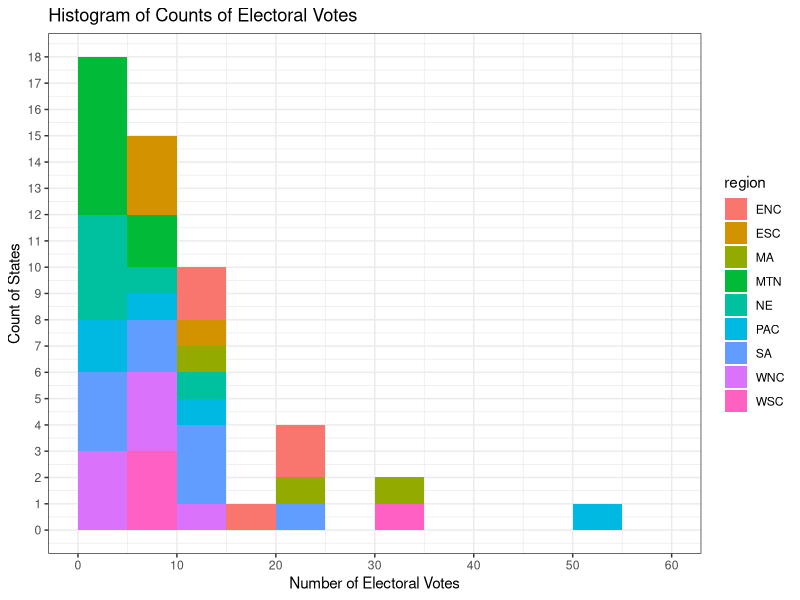
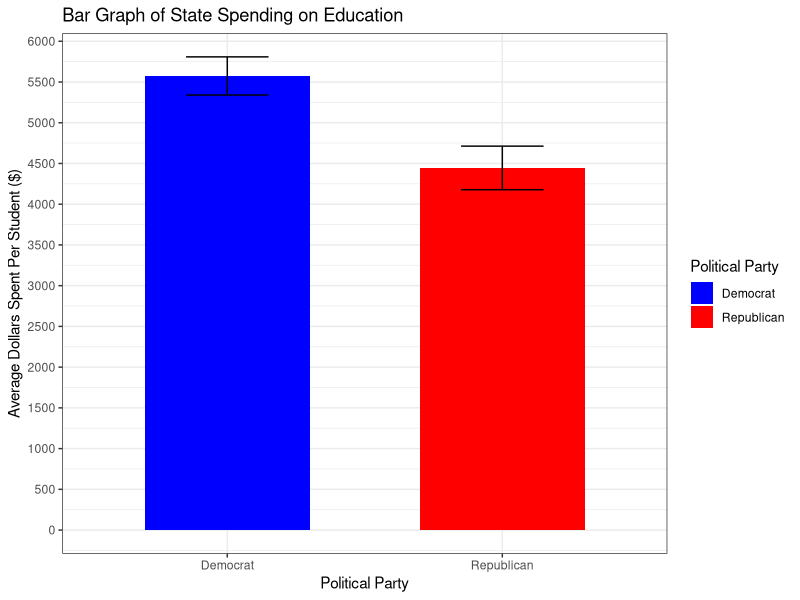
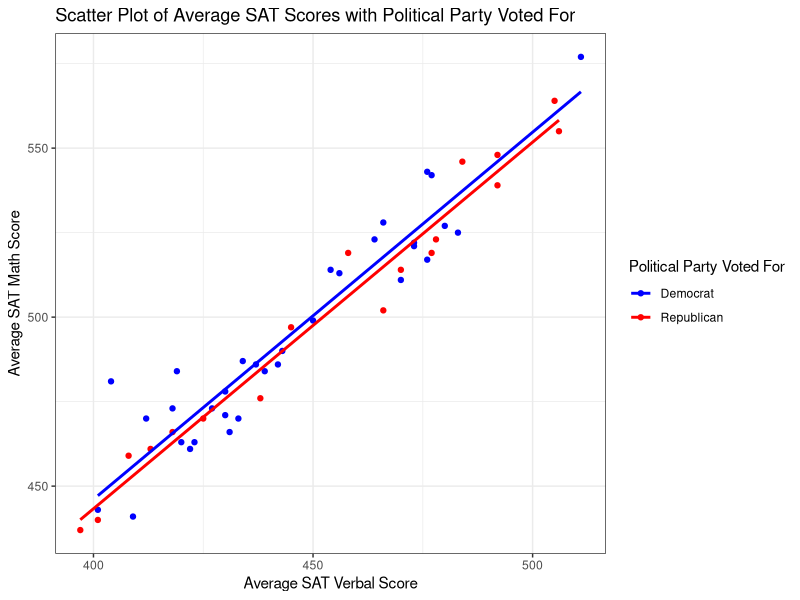

These charts were generated, in order, by the following R code:
## ---- chunk 1
knitr::opts_chunk$set(echo = TRUE, eval = TRUE, fig.align = "center", warning = F, message = F,
tidy=TRUE, tidy.opts=list(width.cutoff=60), R.options=list(max.print=100))
## ---- chunk 2
# read your datasets in here, e.g., with read_csv()
library(tidyverse)
library(carData)

# First Dataset (Education and Related Statistics for the U.S. States in 1992)
edu <- States
edu <- edu %>% mutate(state = rownames(.))
view(edu)
glimpse(edu)

# Second Dataset (How many electoral votes and what party was voted for in 1992)
Election <- read_csv("Election.csv")
view(Election)
glimpse(Election)
## ---- chunk 3
# your tidying code (if applicable; can also wait until wrangling section)
edu_untidy <- edu %>% pivot_longer(cols = starts_with("SAT"), names_to ="test", values_to = "score") 
view(edu_untidy)
glimpse(edu_untidy)

edu_tidy <- edu_untidy %>% pivot_wider(names_from = "test", values_from = "score")
view(edu_tidy)
glimpse(edu_tidy)
## ---- chunk 4
# your joining code
edu <- edu %>% rename(state_po = state)
edu[7, 8] = "CT"

EduElect <- full_join(edu, Election, by = "state_po")
view(EduElect)
glimpse(EduElect)

Inner <- inner_join(edu, Election, by = "state_po")
view(Inner)
glimpse(Inner)


Anti <- anti_join(edu, Election, by = "state_po")
view(Anti)
glimpse(Anti)
## ---- chunk 5
# (six core dplyr functions)
# FILTER to get data of only states that voted for the Democratic candidate
EduElect %>% filter(Party_Voted == 'Democrat')

# ARRANGE to see which states have the most electoral votes
EduElect %>% arrange(desc(Electoral_Votes))

# MUTATE to make the variables full numbers instead of in 1000s
EduElect <- EduElect %>% mutate(Salary = pay*1000) %>% mutate(Population = pop*1000) %>% mutate(State_Spending = dollars*1000)

# SELECT to take away the columns with the variables "in 1000s"
EduElect <- EduElect %>% select(-pay, -dollars, -pop)
glimpse(EduElect)

# GROUP BY region to see where states are in the same region
EduElect %>% group_by(region, state_po) %>% count(state_po)

# SUMMARIZE to find the total electoral votes cast in the election
EduElect %>% summarize(sum(Electoral_Votes))
## ---- chunk 6
# summary statistics
# mean
EduElect %>% summarize_if(is.numeric, mean, na.rm = TRUE)

# sd
EduElect %>% summarize_if(is.numeric, sd, na.rm = TRUE)

# var
EduElect %>% summarize_if(is.numeric, var, na.rm = TRUE)

# min
EduElect %>% summarize_if(is.numeric, min, na.rm = TRUE)

# max
EduElect %>% summarize_if(is.numeric, max, na.rm = TRUE)

# categorical variable (region) counts
EduElect %>% group_by(region) %>% summarize(n())

# categorical variable (Party_Voted) counts
EduElect %>% group_by(Party_Voted) %>% summarize(n())

# How many NA's are there
EduElect %>% summarize_all(function(x) sum(is.na(x)))

# Stylish Table
library(knitr)
Table <- EduElect %>% group_by(Party_Voted) %>% summarize_if(is.numeric, list(mean=mean, sd=sd))
Table %>% kable(digits=3, align = 'c', col.names = str_to_title(names(.)))
## ---- chunk 7
# How many electoral votes Republicans and Democrats won in the 1992 Presidential Election
EduElect %>% group_by(Party_Voted) %>% summarize(sum(Electoral_Votes))

# Average State Spending on Public Education based on how states voted
EduElect %>% group_by(Party_Voted) %>% summarize(mean(State_Spending))

# Average teacher's salary based on how states voted
EduElect %>% group_by(Party_Voted) %>% summarize(mean(Salary))

# Is a state's average teacher's salary and Average State Spending on Public Education higher than the national average with how states voted and region
EduElect %>% filter(Salary >= mean(Salary)) %>% select(region, state_po, Party_Voted, Salary) %>% arrange(desc(Salary))
EduElect %>% filter(State_Spending >= mean(State_Spending)) %>% select(region, state_po, Party_Voted, State_Spending) %>% arrange(desc(State_Spending))

# How many electoral votes each party has based on region
EduElect %>% group_by(region, Party_Voted) %>% summarize(sum(Electoral_Votes))
## ---- chunk 8
# your plot 1
EduElect %>% ggplot(aes(x = Electoral_Votes)) + geom_histogram(aes(fill = region), breaks = seq(0, 60, 5)) + scale_x_continuous(breaks = seq(0, 60, 10)) + scale_y_continuous(breaks = seq(0, 20, 1)) + ggtitle("Histogram of Counts of Electoral Votes") + xlab("Number of Electoral Votes") + ylab("Count of States") + theme_bw()
## ---- chunk 9
# your plot 2
EduElect %>% ggplot(aes(x=Party_Voted, y = State_Spending)) + geom_bar(aes(y=State_Spending,fill=Party_Voted, width=0.6), stat = 'summary', fun = mean) + geom_errorbar(stat = 'summary', fun.data = mean_se, width=0.3) + scale_fill_manual("Political Party", values = c("Democrat" = "blue", "Republican" = "red")) + scale_y_continuous(breaks = seq(0, 6000, 500)) + ggtitle("Bar Graph of State Spending on Education") + xlab("Political Party") + ylab("Average Dollars Spent Per Student ($)") + theme_bw()
## ---- chunk 10
# your plot 3
EduElect %>% ggplot(aes(x = SATV, y = SATM)) + geom_point(aes(color = Party_Voted)) + geom_smooth(aes(group=Party_Voted, color= Party_Voted), method = 'lm', se=FALSE) + scale_color_manual("Political Party Voted For", values = c("Democrat" = "blue", "Republican" = "red")) + theme_bw() + scale_x_continuous(breaks = seq(350, 550, 50)) + scale_y_continuous(breaks = seq(400, 600, 50)) + ggtitle("Scatter Plot of Average SAT Scores with Political Party Voted For") + xlab("Average SAT Verbal Score") + ylab("Average SAT Math Score")
